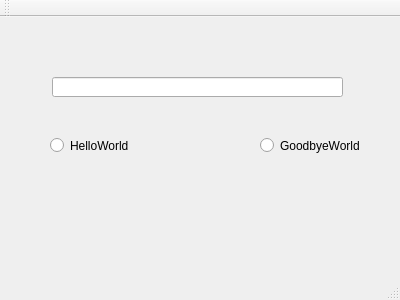
<?xml version="1.0" encoding="UTF-8"?>
<ui version="4.0">
 <class>MainWindow</class>
 <widget class="QMainWindow" name="MainWindow">
  <property name="geometry">
   <rect>
    <x>0</x>
    <y>0</y>
    <width>400</width>
    <height>300</height>
   </rect>
  </property>
  <property name="windowTitle">
   <string>MainWindow</string>
  </property>
  <widget class="QWidget" name="centralWidget">
   <widget class="QRadioButton" name="radioButton">
    <property name="geometry">
     <rect>
      <x>50</x>
      <y>120</y>
      <width>82</width>
      <height>17</height>
     </rect>
    </property>
    <property name="text">
     <string>HelloWorld</string>
    </property>
   </widget>
   <widget class="QRadioButton" name="radioButton_2">
    <property name="geometry">
     <rect>
      <x>260</x>
      <y>120</y>
      <width>101</width>
      <height>17</height>
     </rect>
    </property>
    <property name="text">
     <string>GoodbyeWorld</string>
    </property>
   </widget>
   <widget class="QLineEdit" name="lineEdit">
    <property name="geometry">
     <rect>
      <x>52</x>
      <y>60</y>
      <width>291</width>
      <height>20</height>
     </rect>
    </property>
   </widget>
  </widget>
  <widget class="QMenuBar" name="menuBar">
   <property name="geometry">
    <rect>
     <x>0</x>
     <y>0</y>
     <width>400</width>
     <height>21</height>
    </rect>
   </property>
  </widget>
  <widget class="QToolBar" name="mainToolBar">
   <attribute name="toolBarArea">
    <enum>TopToolBarArea</enum>
   </attribute>
   <attribute name="toolBarBreak">
    <bool>false</bool>
   </attribute>
  </widget>
  <widget class="QStatusBar" name="statusBar"/>
 </widget>
 <layoutdefault spacing="6" margin="11"/>
 <resources/>
 <connections/>
</ui>
